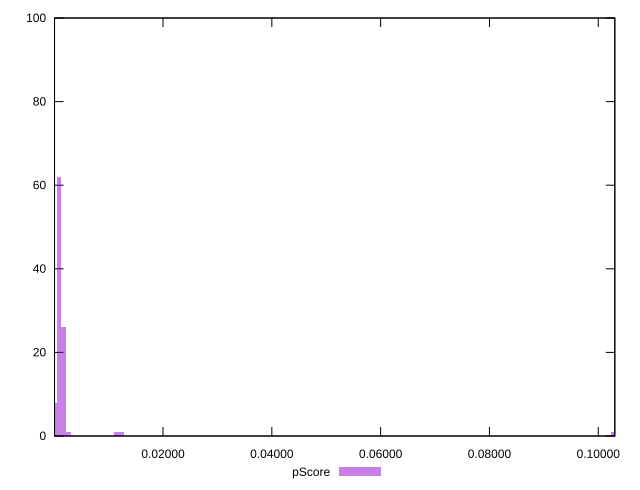

Reproduce this figure in gnuplot.
reset

$pScore <<EOF
0.011513745943902977 1
0.0008856727649156136 62
0.01239941870881859 1
0.0017713455298312272 26
0 8
0.002657018294746841 1
0.10273804073021117 1
EOF

set key outside below
set boxwidth 0.0008856727649156136
set xrange [0.0000555462534463369:0.10304532695981383]
set yrange [0:100]
set trange [0:100]
set style fill transparent solid 0.5 noborder
set terminal svg size 640, 490 enhanced background rgb 'white'
set output "reports/report_00030_2021-02-24T20-42-31.540Z/largest-contentful-paint/samples/astro/pScore/histogram.svg"

plot $pScore title "pScore" with boxes

reset
